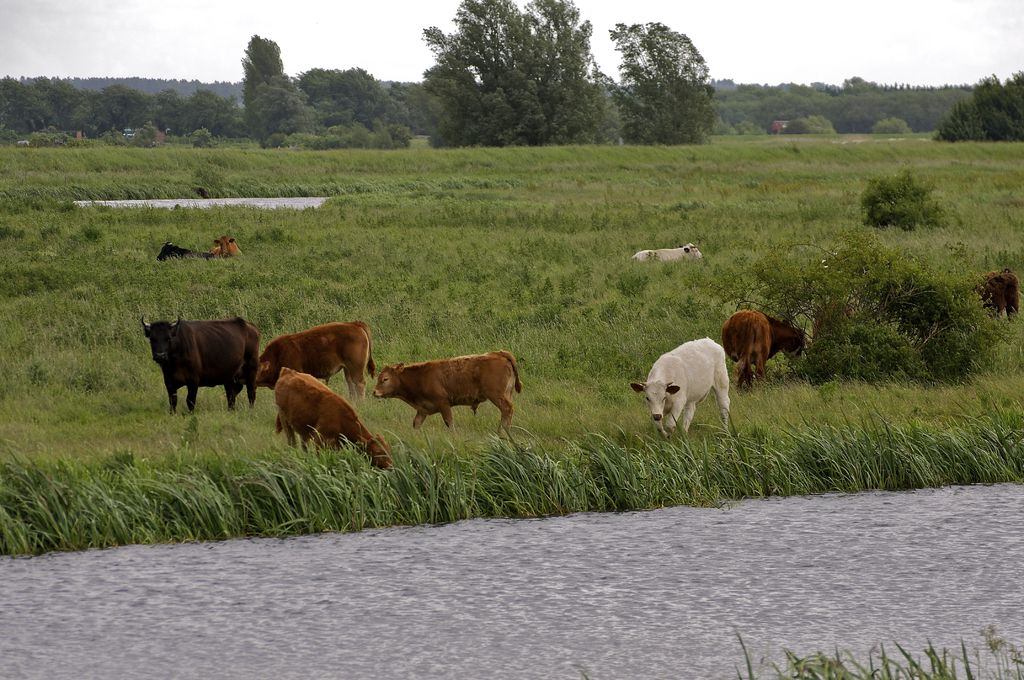
#> input picture dataset/utils/sample_image.jpg, 1024 x 680 px
$ jupyter execute simple_transforms.ipynb
#> lines starting #> are read from the running program, lines starting #| are printed output that depends on the picture
[cell 1]
from PIL import Image, ImageEnhance
import matplotlib.pyplot as plt

image = Image.open("./sample_image.jpg")
#> image is the input picture: PIL image 1024x680 RGB; mean R, G, B 117.4, 118, 93.3
mirrored_image = image.transpose(Image.FLIP_LEFT_RIGHT)
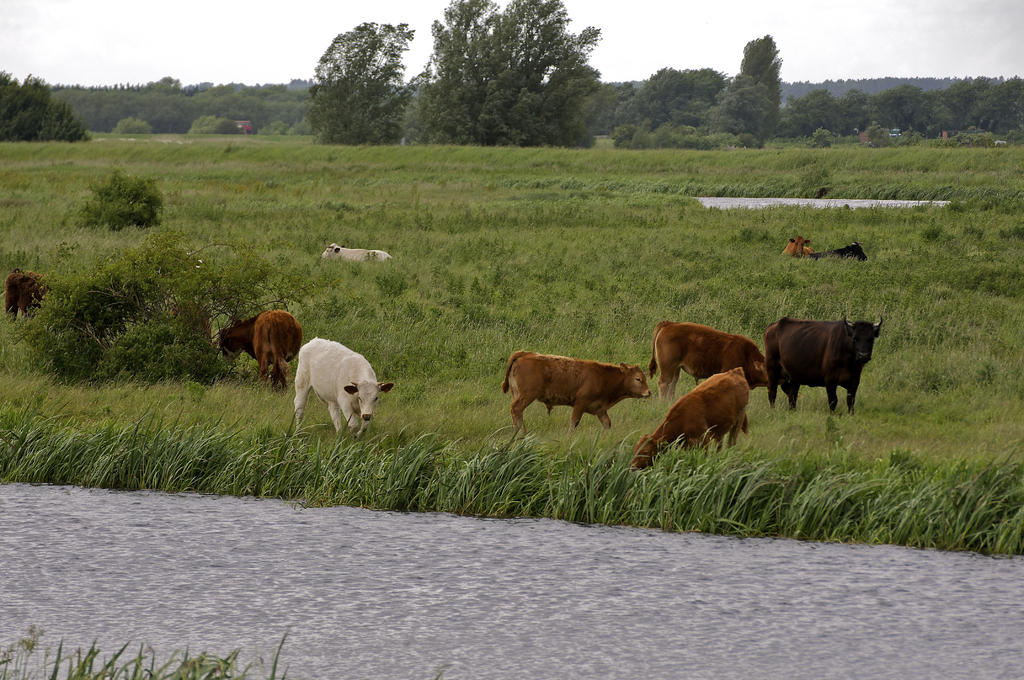
#> mirrored_image: PIL image 1024x680 RGB; mean R, G, B 117.4, 118, 93.3
rotated_image = image.rotate(45)
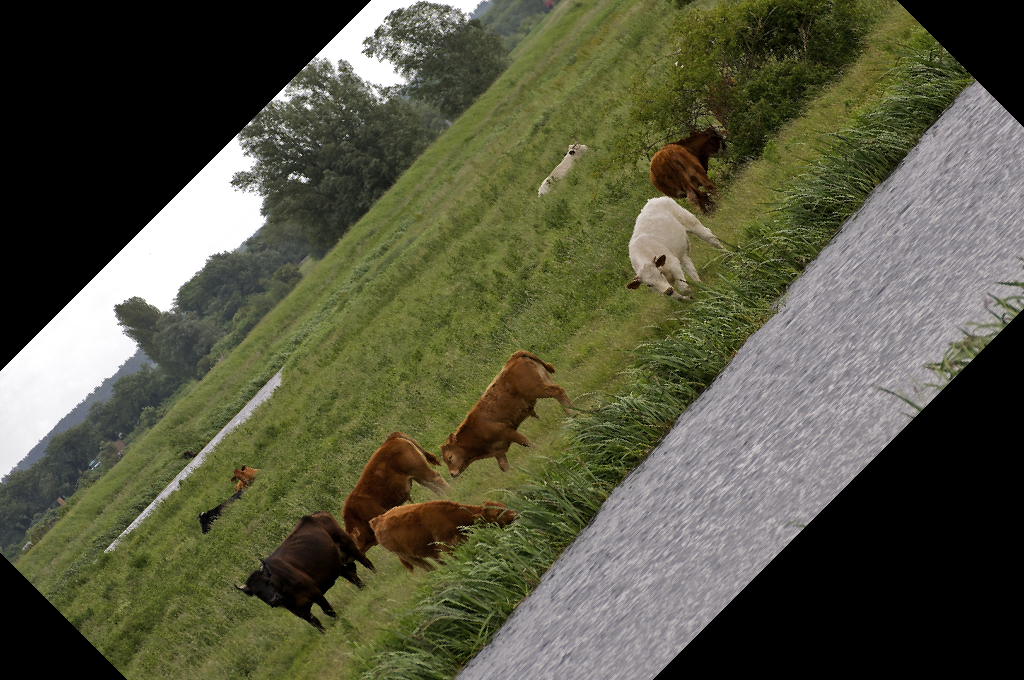
#> rotated_image: PIL image 1024x680 RGB; mean R, G, B 85.7, 86.2, 65.2
brightness_enhancer = ImageEnhance.Brightness(image)
brighter_image = brightness_enhancer.enhance(factor=2)
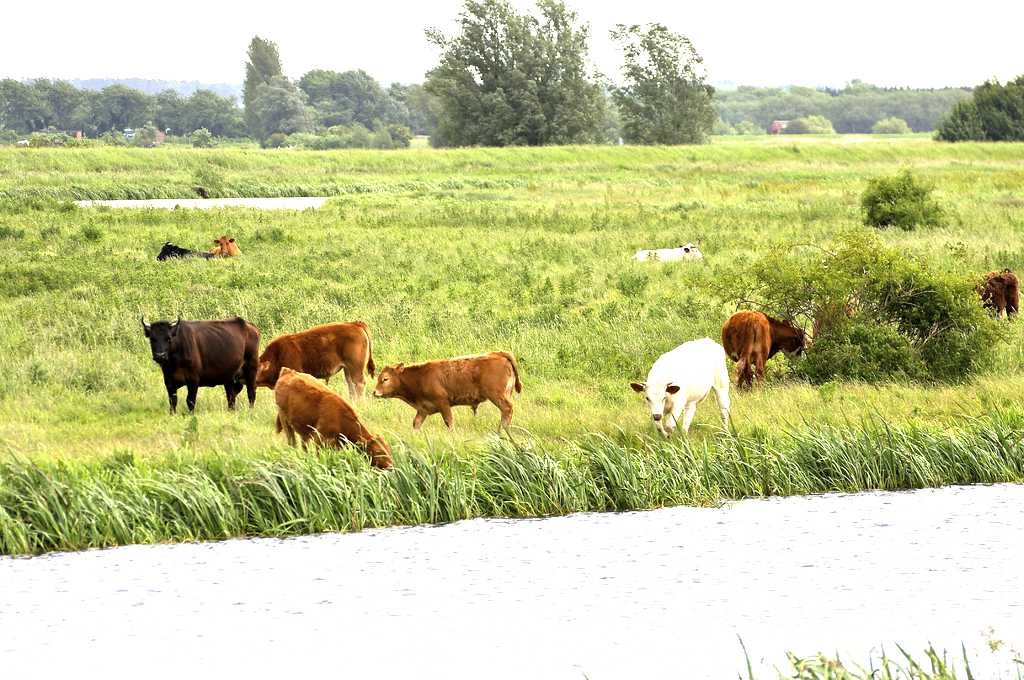
#> brighter_image: PIL image 1024x680 RGB; mean R, G, B 198.7, 202, 151.3

imagenes = [image, mirrored_image, rotated_image, brighter_image]
titulos = ['Original', 'Mirroed', 'Rotated', 'Brighter']

fig, axs = plt.subplots(1, 4, figsize=(10, 8))
axs = axs.flatten()
for i, ax in enumerate(axs):
    ax.imshow(imagenes[i])
    ax.set_title(titulos[i])
    ax.axis('off')

plt.tight_layout()  # Ajustar los espacios entre subplots
plt.show()
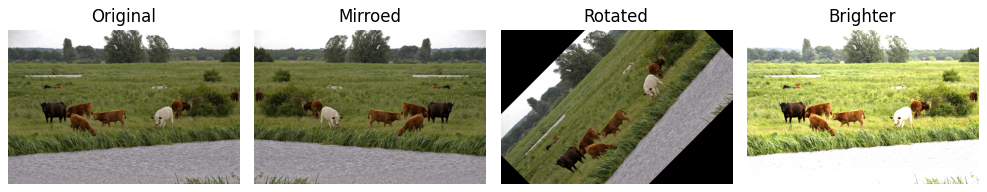
#> figure drawn by matplotlib, 4 panels
